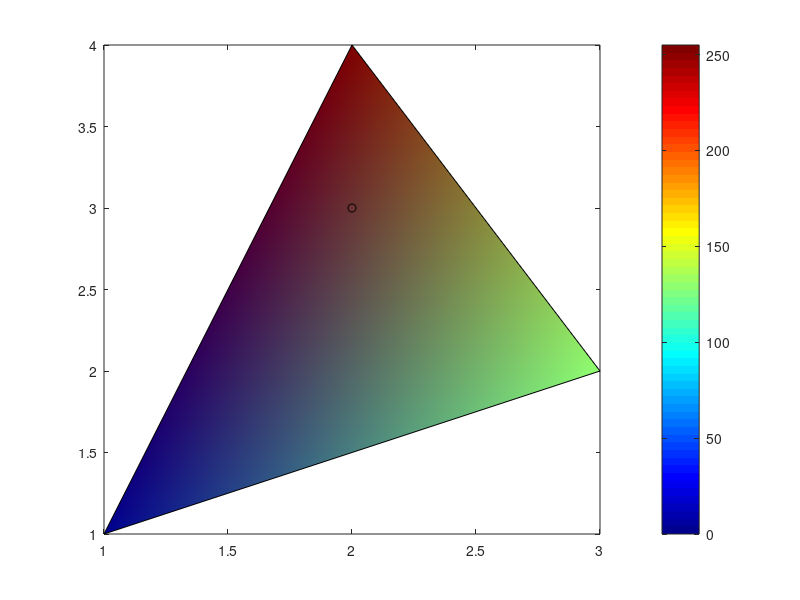

Write the MATLAB code that produced this figure. (Note: this script raises an error after producing the figure.)
clearvars
close all

%% ColorMapExample
% Consider only one element. A triangle defined by its nodes and we assing 
% a temperature to each node

nodes=[1,1;  %define the nodes of a triangle
       3,2;
       2,4];

elem=[1,2,3]; % The triangle is thought of as one only element.

values=[0;128;255]; %can be temperature, stress, etc.
X=nodes(:,1);
Y=nodes(:,2);
figure()
fill(X,Y,values);
colormap('jet') %one of the standar color maps for FEM
colorbar %it is optional, shows the bar with the color scale
hold on;
p=[2,3]; %consider a point
plot(p(1,1),p(1,2),'ko'); %plot the point using a black o
hold off;


%% A color triangle mesh. Function plotCountourSolution
% Using the approach of the previous exemple and given the values at the 
% nodes of a mesh, we can draw the color interpolation on each element.

eval('meshHole')

numNodes=size(nodes,1);
numElem=size(elem,1);

temp=1:numNodes;

colorMap='jet'
title='Temperature Plot'

plotContourSolution(nodes,elem,temp,title,colorMap); %Can plot both triang.
                                                     %snd quad. meshes!